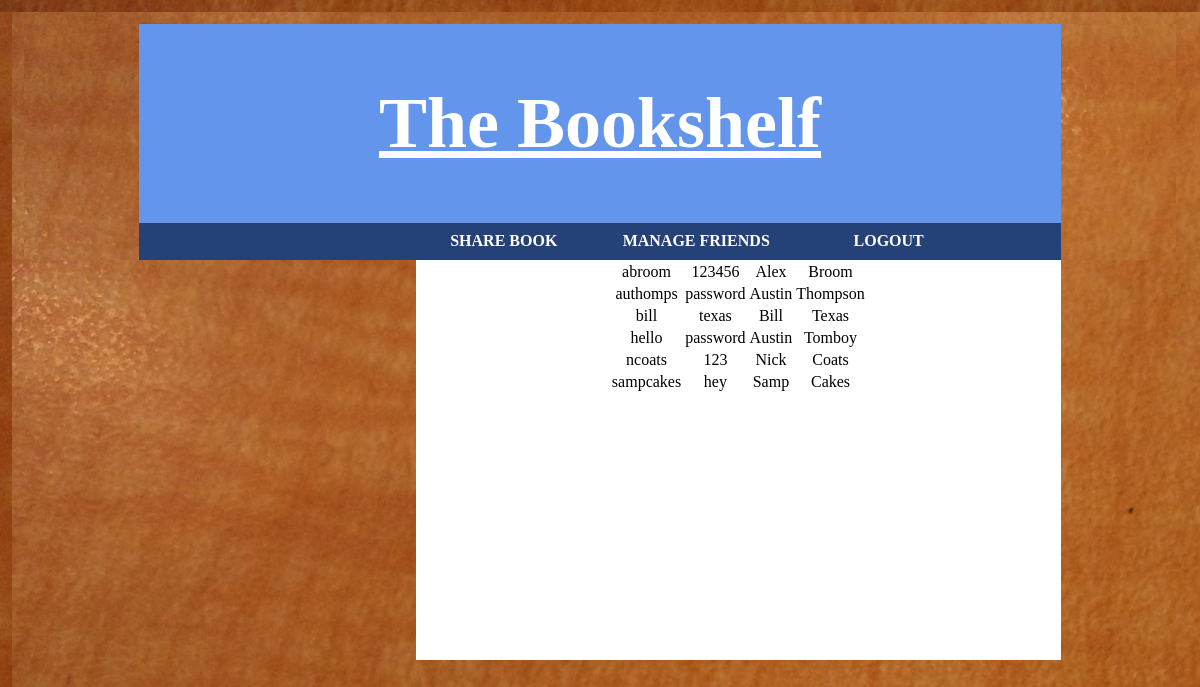
The app's page /view_users.php with its own data.
### tables this page shows
CREATE TABLE users
( 	username VARCHAR(20) PRIMARY KEY NOT NULL,
	password VARCHAR(20) NOT NULL,
	current_book CHAR(17),
	first_name VARCHAR(20),
	last_name VARCHAR(20),
	FOREIGN KEY (current_book) REFERENCES books(isbn)
);

### view_users.php (the view, shortened to what this page needs)
<!DOCTYPE html>
<html>
<head>
	<link rel="stylesheet" type="text/css" href="css/bookshelf.css" />
</head>
<body>
	<div id="wrap">
		<?php
			include('directory.php');
		?>
		<div id="main">
			<?php
				include('access_database.php');
				$userQuery = "SELECT * FROM users";
				$userStmt = $db->query($userQuery);
				$num_rows = $userStmt->num_rows;
				if ($num_rows == 0) {
					echo "no users";
				} else {
					echo "<table>";
					for ($i=0; $i < $num_rows; $i++) {
						$row = $userStmt->fetch_assoc();
						echo '<tr><td>'.$row['username'].'</td><td>'.$row['password'].'</td><td>'.$row['first_name'].'</td><td>'.$row['last_name'].'</td></tr>';
					}
					echo "</table>";
				}
			?>
		</div>
</body>
</html>

### css/bookshelf.css (style rules this page uses)
html, body { margin:1%; padding:0; background-image: url('background_wood.jpg'); }
#wrap { width:80%; height: 100%; margin:0 auto; font-size: 16px; background-color: #87CEFA; min-width: 550px; }
#main { float: right; margin:0 auto; text-align:center; background-color: white; width: 70%; min-height: 400px; }
table { margin-left:auto; margin-right:auto; }

### records on screen
users: username "abroom", password "123456", first_name "Alex", last_name "Broom"
users: username "authomps", password "password", first_name "Austin", last_name "Thompson"
users: username "bill", password "texas", first_name "Bill", last_name "Texas"
users: username "hello", password "password", first_name "Austin", last_name "Tomboy"
users: username "ncoats", password "123", first_name "Nick", last_name "Coats"
users: username "sampcakes", password "hey", first_name "Samp", last_name "Cakes"
